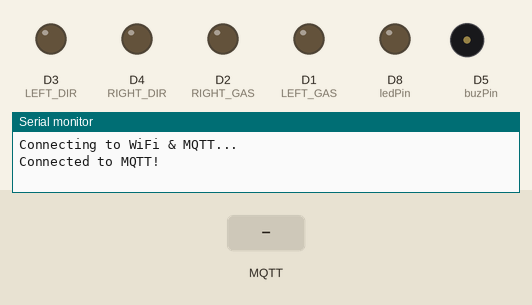
A sketch run on a simulated ESP8266 (NodeMCU). Parts: output pins drawn as LEDs (lit = HIGH), buzzer (waves = sounding, pin HIGH), the last lines printed to the serial monitor. The test bench sets the inputs (shaded band). WiFi joins after 1.5 s; servers stay silent unless stated; no MQTT or app messages arrive unless stated.

Above: at 5.9 s.
6.0 s: MQTT message "F" arrives on the first subscribed topic
At 6.6 s:
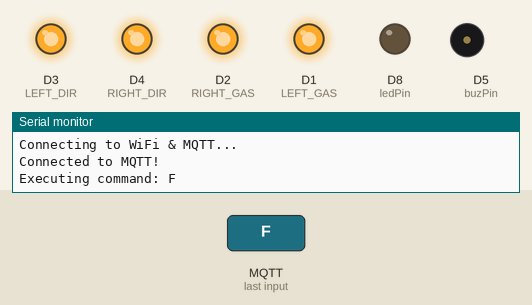
7.5 s: MQTT message "B" arrives on the first subscribed topic
At 7.8 s:
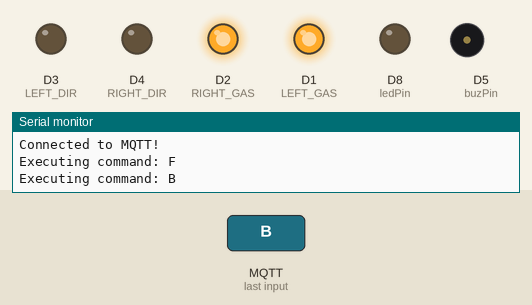
9.0 s: MQTT message "L" arrives on the first subscribed topic
At 10.1 s:
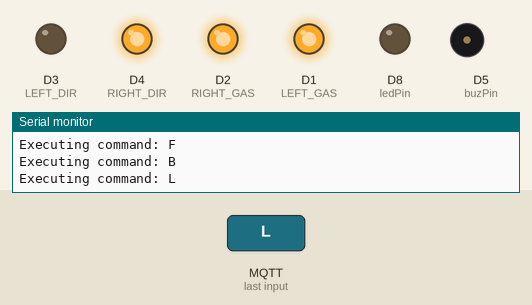
10.5 s: MQTT message "R" arrives on the first subscribed topic
At 11.2 s:
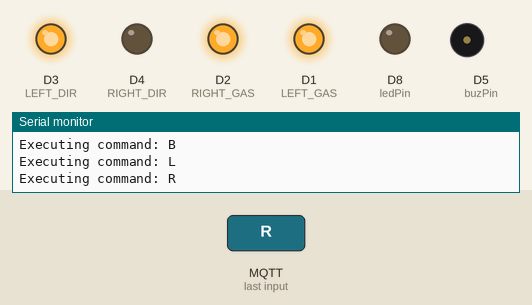
12.0 s: MQTT message "S" arrives on the first subscribed topic
At 12.3 s:
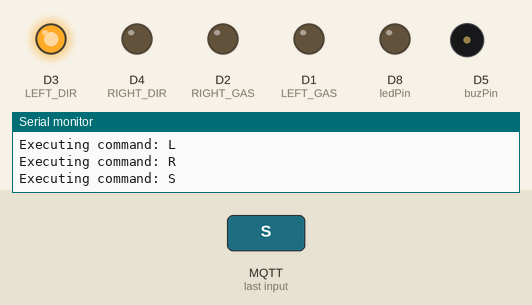
13.5 s: MQTT message "V" arrives on the first subscribed topic
At 13.57 s:
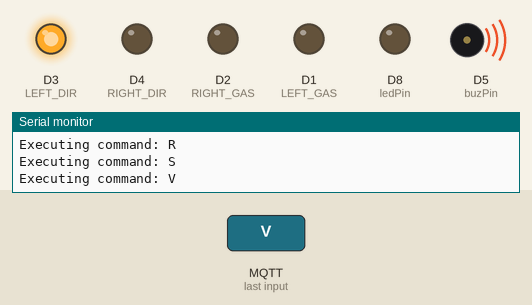
Timing chart, 0 to 16.1 s (numbered marks = the images above; inputs shaded):
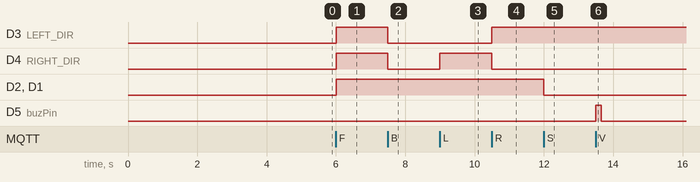

Measured:
- after the input at 6.0 s, D3 (LEFT_DIR), D4 (RIGHT_DIR), D2 (RIGHT_GAS), D1 (LEFT_GAS): LOW → HIGH at once
- after the input at 7.5 s, D3 (LEFT_DIR), D4 (RIGHT_DIR): HIGH → LOW at once
- after the input at 9.0 s, D4 (RIGHT_DIR): LOW → HIGH at once
- after the input at 10.5 s, D3 (LEFT_DIR): LOW → HIGH at once; D4 (RIGHT_DIR): HIGH → LOW at once
- after the input at 12.0 s, D2 (RIGHT_GAS), D1 (LEFT_GAS): HIGH → LOW at once
- after the input at 13.5 s, D5 (buzPin): LOW → HIGH at once, → LOW 0.15 s later

The sketch:

esp8266.ino
```cpp
// ===== LIBRARIES =====
#include <ESP8266WiFi.h>
#include <AsyncMqttClient.h>


// ===== WIFI & MQTT CONFIGURATION =====
#define WIFI_SSID          "SUPER-ORCA"
#define WIFI_PASSWORD      "zxcvbnmv"
#define MQTT_HOST          "broker.hivemq.com"
#define MQTT_PORT          1883
#define CMD_TOPIC          "orca/skripsi/cmd"
#define CAR_STATUS_TOPIC   "orca/skripsi/car/status"


// ===== HARDWARE PIN DEFINITION =====
const int LEFT_GAS  = D1;
const int RIGHT_GAS = D2;
const int LEFT_DIR  = D3;
const int RIGHT_DIR = D4;
const int buzPin    = D5;
const int ledPin    = D8;


// ===== GLOBAL VARIABLES & OBJECTS =====
AsyncMqttClient mqttClient;
unsigned long hornEndTime = 0;


// ===== MQTT EVENT HANDLERS =====
void onMqttConnect(bool sessionPresent) {
  Serial.println("Connected to MQTT!");
  mqttClient.subscribe(CMD_TOPIC, 0);
  mqttClient.publish(CAR_STATUS_TOPIC, 0, true, "online");
}

void onMqttDisconnect(AsyncMqttClientDisconnectReason reason) {
  Serial.println("Disconnected from MQTT.");
}

void onMqttMessage(char* topic, char* payload, AsyncMqttClientMessageProperties properties,
                   size_t len, size_t index, size_t total) {
  if (len == 1) {
    char cmd = payload[0];
    Serial.printf("Executing command: %c\n", cmd);
    executeCommand(cmd);
  }
}


// ===== COMMAND EXECUTION =====
void executeCommand(char cmd) {
  switch (cmd) {
    case 'F': Forward(); break;
    case 'B': Backward(); break;
    case 'L': TurnLeft(); break;
    case 'R': TurnRight(); break;
    case 'S': Stop(); break;
    case 'V': BeepHorn(); break;
    case 'W': TurnLightOn(); break;
    case 'w': TurnLightOff(); break;
  }
}


// ===== INITIALIZATION =====
void initHardware() {
  pinMode(buzPin, OUTPUT);
  pinMode(ledPin, OUTPUT);
  pinMode(RIGHT_GAS, OUTPUT);
  pinMode(LEFT_GAS, OUTPUT);
  pinMode(RIGHT_DIR, OUTPUT);
  pinMode(LEFT_DIR, OUTPUT);

  digitalWrite(buzPin, LOW);
  digitalWrite(ledPin, LOW);
  digitalWrite(RIGHT_GAS, LOW);
  digitalWrite(LEFT_GAS, LOW);
  digitalWrite(RIGHT_DIR, LOW);
  digitalWrite(LEFT_DIR, LOW);
}


// ===== DEVICE ACTIONS =====
void Throttle(int gas) { digitalWrite(RIGHT_GAS, gas); digitalWrite(LEFT_GAS, gas); }
void Forward() { digitalWrite(RIGHT_DIR, HIGH); digitalWrite(LEFT_DIR, HIGH); Throttle(HIGH); }
void Backward() { digitalWrite(RIGHT_DIR, LOW); digitalWrite(LEFT_DIR, LOW); Throttle(HIGH); }
void TurnRight() { digitalWrite(RIGHT_DIR, LOW); digitalWrite(LEFT_DIR, HIGH); Throttle(HIGH); }
void TurnLeft() { digitalWrite(RIGHT_DIR, HIGH); digitalWrite(LEFT_DIR, LOW); Throttle(HIGH); }
void Stop() { Throttle(LOW); delay(500); }
void BeepHorn() { digitalWrite(buzPin, HIGH); hornEndTime = millis() + 150; }
void TurnLightOn() { digitalWrite(ledPin, HIGH); }
void TurnLightOff() { digitalWrite(ledPin, LOW); }


// ===== CORE FUNCTIONS =====
void setup() {
  Serial.begin(74880);
  initHardware();

  WiFi.begin(WIFI_SSID, WIFI_PASSWORD);

  mqttClient.onConnect(onMqttConnect);
  mqttClient.onDisconnect(onMqttDisconnect);
  mqttClient.onMessage(onMqttMessage);
  mqttClient.setServer(MQTT_HOST, MQTT_PORT);
  mqttClient.setWill(CAR_STATUS_TOPIC, 1, true, "offline"); // Last Will and Testament

  Serial.println("Connecting to WiFi & MQTT...");
}

void loop() {
  // Check MQTT connection
  static unsigned long lastReconnect = 0;
  if (!mqttClient.connected() && millis() - lastReconnect > 5000) {
    lastReconnect = millis();
    mqttClient.connect();
  }

  // Turn off the horn
  if (hornEndTime > 0 && millis() >= hornEndTime) {
    digitalWrite(buzPin, LOW);
    hornEndTime = 0;
  }
}
```
